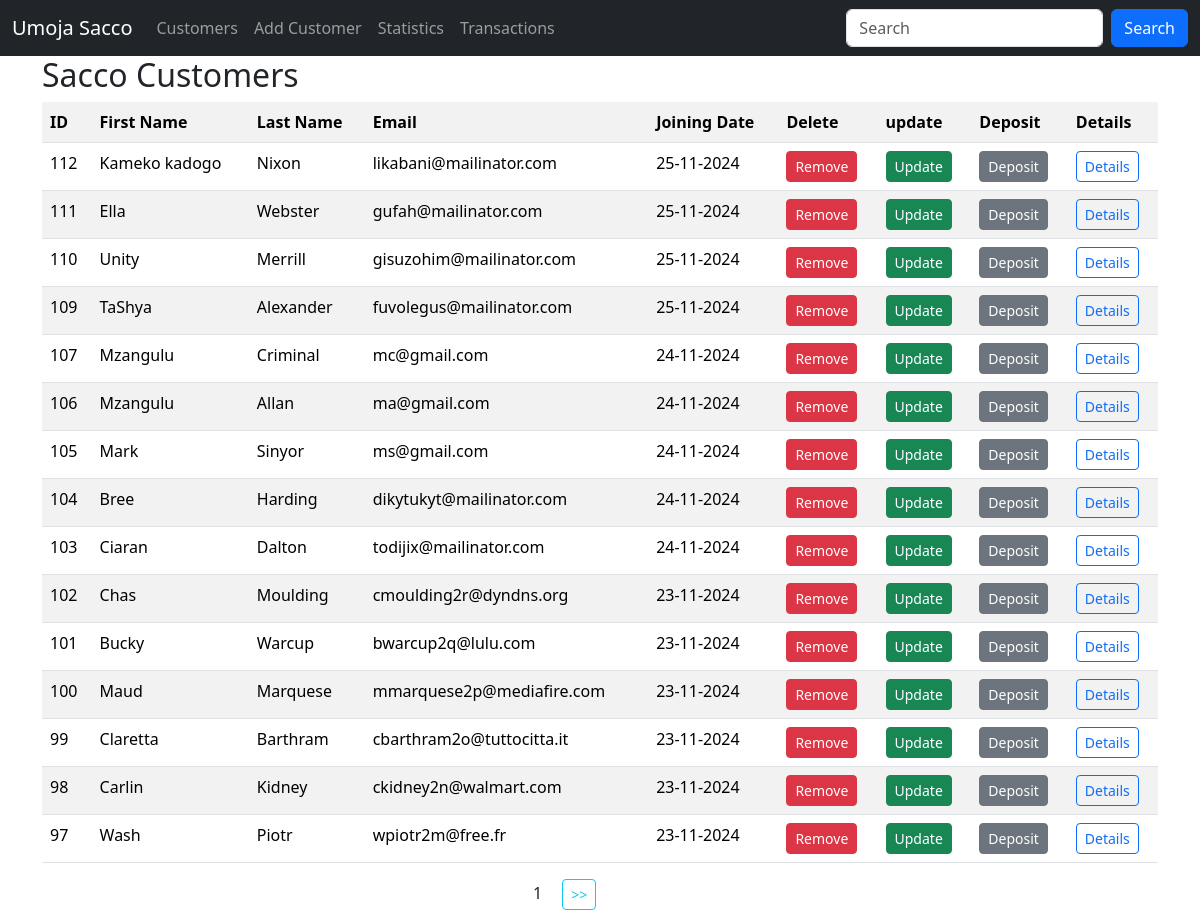
The app's page /, older data.
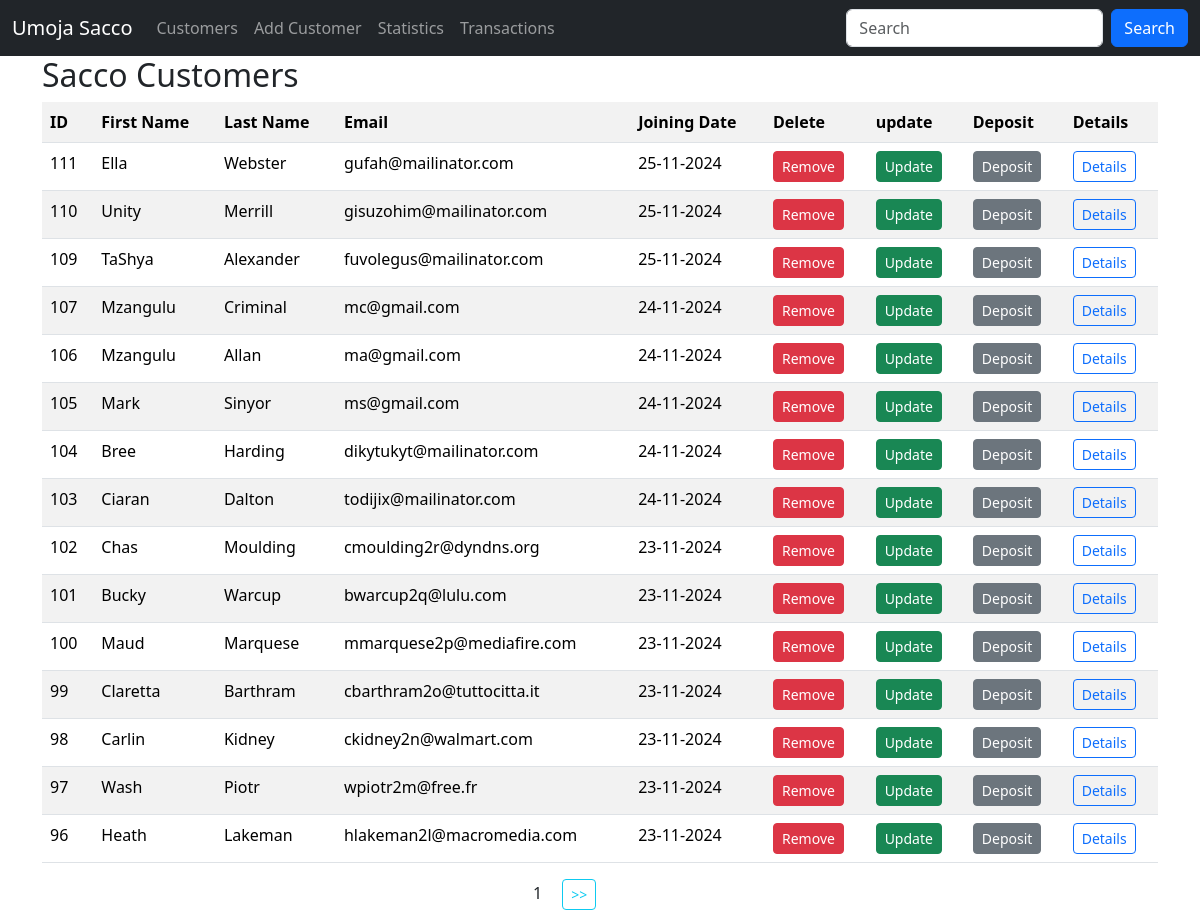
The same page, newer data.
### sacco/models.py (models this page shows, shortened)
class Customer(models.Model):
    first_name = models.CharField(max_length=60)
    last_name = models.CharField(max_length=60)
    email = models.EmailField(unique=True)
    dob = models.DateField()
    gender = models.CharField(max_length=11)
    weight = models.IntegerField(default=0)
    created_at = models.DateTimeField(auto_now_add=True)
    updated_at = models.DateField(auto_now=True)
    class Meta:
        db_table = 'customers'

### sacco/views.py (the view)
# urls.py: path('', views.customers, name='customers'),
def customers(request):
    data = Customer.objects.all().order_by('-id').values() #ORM -- object relational matter select * from customers
    paginator = Paginator(data, 15)
    page_number = request.GET.get('page', 1)
    try:
        paginated_data = paginator.page(page_number)
    except PageNotAnInteger | EmptyPage:
        paginated_data = paginator.page(1)
    return render(request, 'customers.html', {"data": paginated_data})

### templates/customers.html (shortened to what this page needs)
{% extends 'layout.html' %}
{% block content %}
    <div class="container">
        <h2>Sacco Customers </h2>
        <table class="table table-striped">
            <tr>
                <th>ID</th>
                <th>First Name</th>
                <th>Last Name</th>
                <th>Email</th>
                <th>Joining Date</th>
                <th>Delete</th>
                <th>update</th>
                <th>Deposit</th>
                <th>Details</th>
            </tr>
            {% for customer in data.object_list %}
                <tr>
                    <td>{{ customer.id }}</td>
                    <td>{{ customer.first_name }}</td>
                    <td>{{ customer.last_name }}</td>
                    <td>{{ customer.email }}</td>
                    <td>{{ customer.created_at | date:"d-m-Y" }}</td>
                    <td>
                        <a class="btn btn-danger btn-sm" href="{% url 'delete_customer' customer.id %}">Remove</a>
                    </td>
                    <td>
                        <a class="btn btn-success btn-sm" href="{% url 'update_customer' customer.id %}">Update</a>
                    </td>
                    <td>
                        <a class="btn btn-secondary btn-sm" href="{% url 'deposit' customer.id %}">Deposit </a>
                    </td>
                    <td>
                    <a class="btn btn-outline-primary btn-sm" href="{% url 'customer_details' customer.id %}">Details</a>
                    </td>
                </tr>
            {% empty %}
                <p>No customers in the sacco</p>
            {% endfor %}
        </table>
        <div class="row justify-content-center">
            <div class="col-sm-2">
                <span class="mx-3" >{{data.number}}</span>
                {% if data.has_next %}
                    <a class="btn btn-outline-info btn-sm" href="?page={{ data.next_page_number }}"> >> </a>
                {% endif %}
            </div>
        </div>
    </div>
{% endblock content %}

Row changes from the older to the newer data that the page shows:
removed Customer: id "112", first_name "Kameko kadogo", last_name "Nixon", email "likabani@mailinator.com", created_at "25-11-2024"
now on this page (row unchanged): Customer: id "96", first_name "Heath", last_name "Lakeman", email "hlakeman2l@macromedia.com", created_at "23-11-2024"
